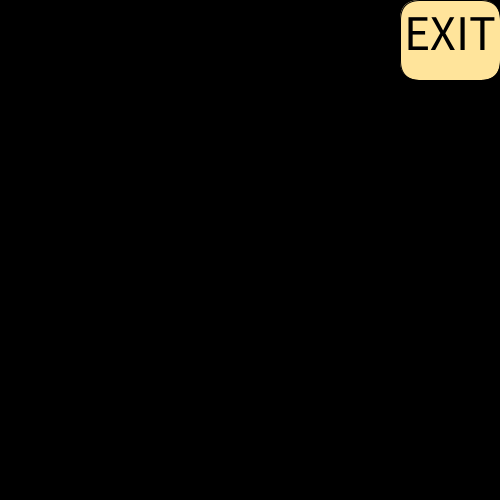
Frame 1 (no input)
Frame 60 (the mouse pressed at the canvas centre just before this capture): identical to frame 1, image omitted
Frame 120 (the mouse held since frame 60 and released just before this capture): identical to frame 1, image omitted

The Processing sketch that drew this single still picture (run headless with seeded random() and noise(); from frame 60 on, the mouse is pressed at the canvas centre):

// Processing sketch: Ashley_Kuo___button_demo
// ── Ashley_Kuo___button_demo.pde
void setup() {
  size(500, 500);
  textAlign(CENTER, CENTER);
  textSize(50);
}

void draw() {
  background(0);
  fill(#FFE49B);
  rect(400, 0, 100, 80, 20);
  fill(0);
  text("EXIT", 450, 32);
}

void mousePressed() {
  if(mouseX > 400 &&
     mouseX < width &&
     mouseY > 0 &&
     mouseY < 80) {
       exit();
     }
}
